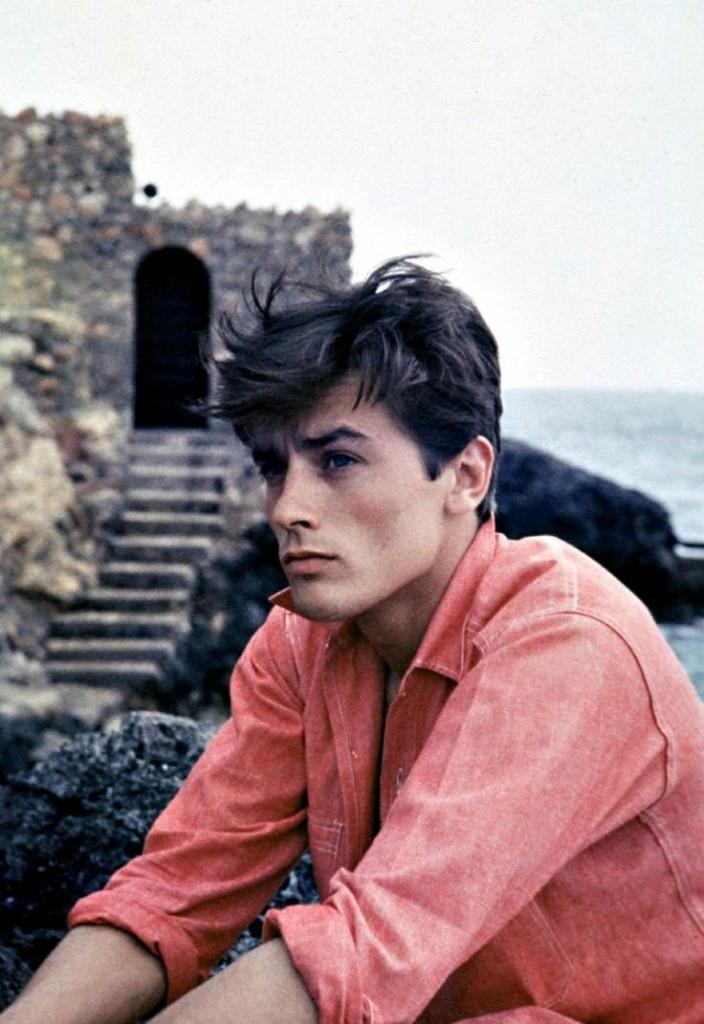
#> input picture lab3_opencv/AlainDelon.jpg, 704 x 1024 px, found by its file name
$ jupyter execute images.ipynb   (Python 2 division)
#> lines starting #> are read from the running program, lines starting #| are printed output that depends on the picture; after the words box and inside, x2 and y2 are one past the last pixel; in counts of white or black regions, pixels touching at a corner belong together
<a href="https://colab.research.google.com/github/SvetlanaKirillova/ML_projects/blob/master/images.ipynb" target="_parent"></a>

[cell 1]
import cv2
import numpy as np
from google.colab.patches import cv2_imshow


img = cv2.imread('/content/drive/My Drive/Colab Notebooks/input/AlainDelon.jpg', cv2.IMREAD_COLOR)
#> img is the input picture: shape (1024, 704, 3); mean B, G, R 138, 134.6, 158.6

#(B, G, B) = img[100, 50]
print(img.shape )
#| (1024, 704, 3)
h, w = img.shape[:2]
#> h = 1024; w = 704
#cv2.imshow(img)
cv2.putText(img, 'Alain', (20, h-50), cv2.FONT_HERSHEY_TRIPLEX , 2, (255, 255, 255) , 2, cv2.LINE_AA)
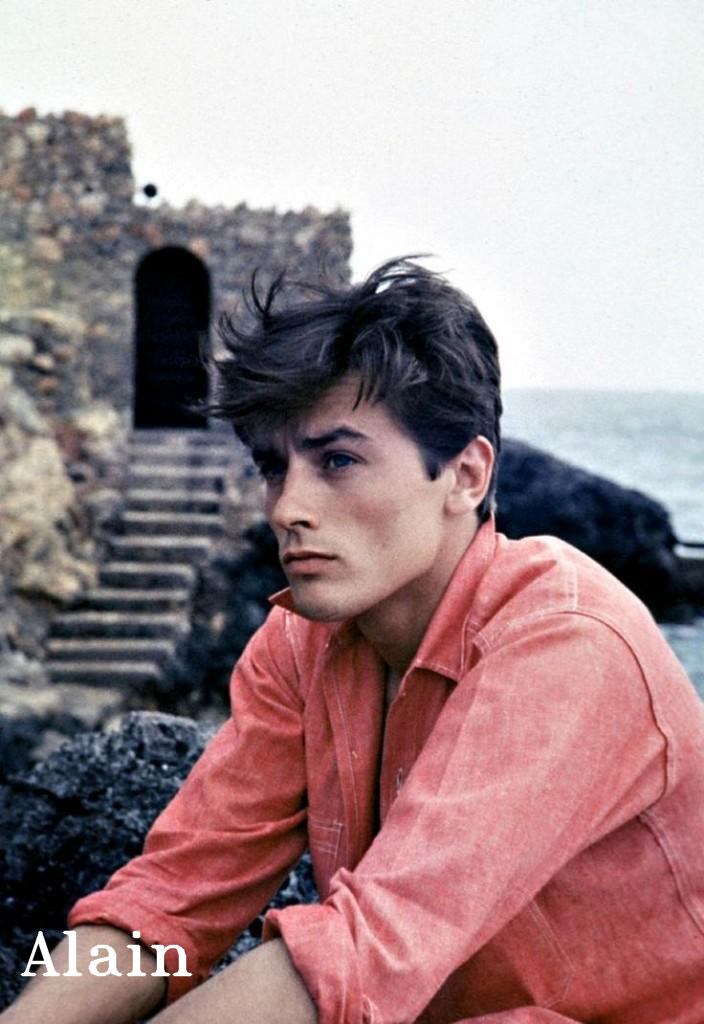
#> img: shape (1024, 704, 3); 0.43% of pixels changed, all inside (x1, y1, x2, y2) = (20, 930, 193, 977)
cv2_imshow(img)
cv2.waitKey(0)
cv2.destroyAllWindows()

[cell 2]
from google.colab import drive
drive.mount('/content/drive')

[cell 3]
img = cv2.imread('/content/drive/My Drive/Colab Notebooks/input/AlainDelon.jpg', 0)
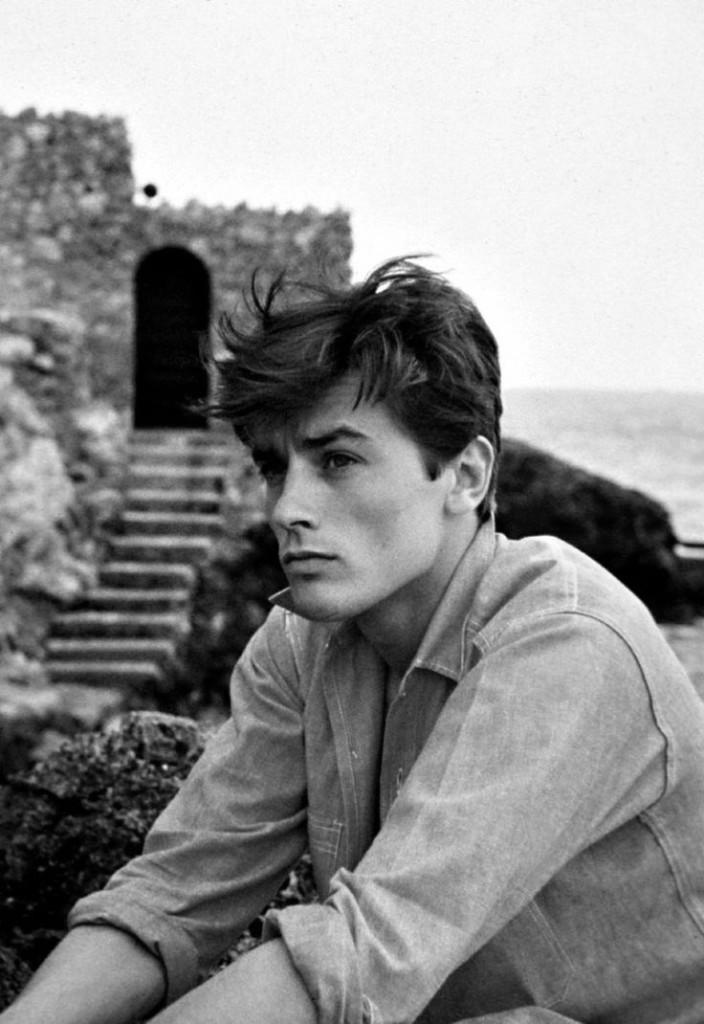
#> img: shape (1024, 704); min 0, max 255, mean 142.2
print(img.shape )
#| (1024, 704)
h, w = img.shape[:2]
cv2.putText(img, 'Alain', (20, h-50), cv2.FONT_HERSHEY_TRIPLEX , 2, (255, 255, 255) , 2, cv2.LINE_AA)
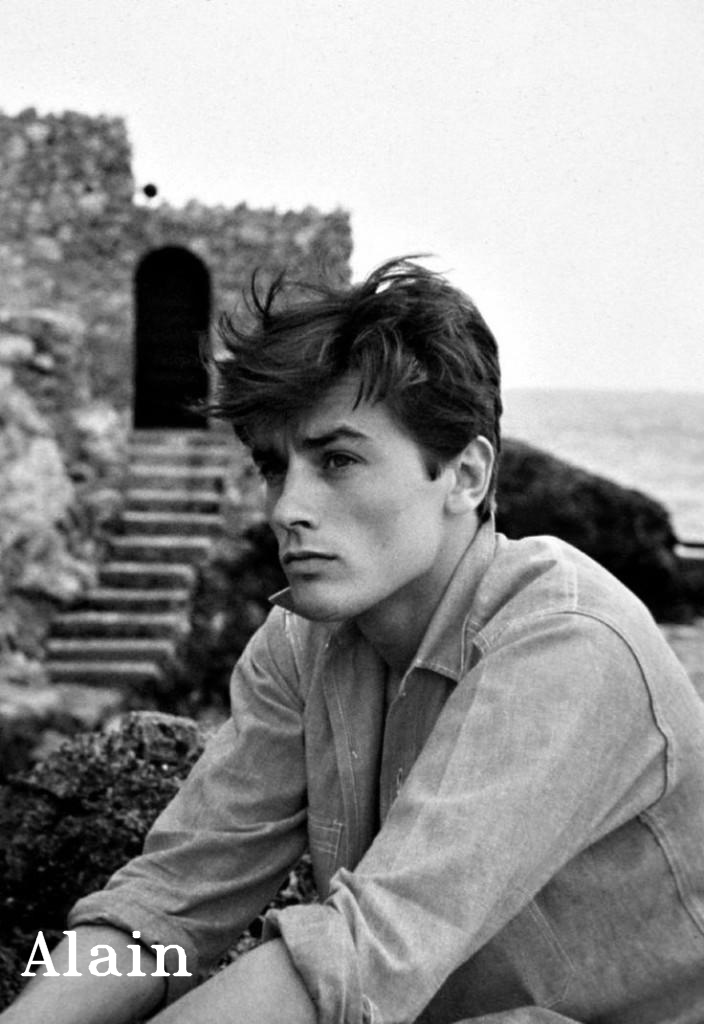
#> img: shape (1024, 704); 0.43% of pixels changed, all inside (x1, y1, x2, y2) = (20, 930, 193, 977)

res = cv2.resize(img, (w/3, h/3), interpolation = cv2.INTER_CUBIC)
cv2_imshow(res)

res2 = cv2.threshold(res, 80, 225, cv2.THRESH_BINARY)
cv2_imshow(res2[1])
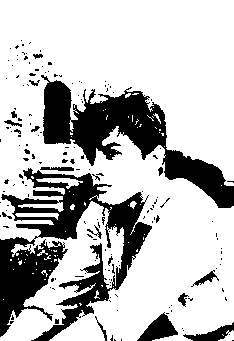
#> shown: shape (341, 234); values 0 (black) and 225 (white), 74.4% white; 165 black regions (147 under 20 px), largest, box (x1, y1, x2, y2) and area: (0, 168, 152, 341) 10182, (41, 75, 234, 208) 7951, (137, 312, 178, 341) 591
cv2.waitKey(0)
cv2.destroyAllWindows()

[cell 4]
img = cv2.imread('/content/drive/My Drive/Colab Notebooks/input/AlainDelon.jpg', 0)
print(img.shape )
#| (1024, 704)
#cv2.imshow(img)
h, w = img.shape[:2]
cv2.putText(img, 'Alain', (20, h-50), cv2.FONT_HERSHEY_TRIPLEX , 2, (255, 255, 255) , 2, cv2.LINE_AA)

img = cv2.resize(img, (w/3, h/3), interpolation = cv2.INTER_CUBIC)

res = cv2.rotate(img, cv2.ROTATE_180)
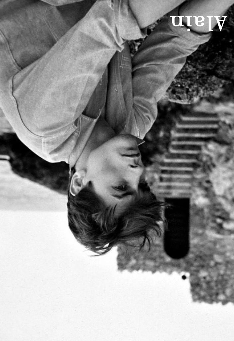
#> res: shape (341, 234); min 0, max 255, mean 142.7
cv2_imshow(res)

[cell 5]
img = cv2.imread('/content/drive/My Drive/Colab Notebooks/input/AlainDelon.jpg', 1)
print(img.shape )
#| (1024, 704, 3)
#cv2.imshow(img)
h, w = img.shape[:2]
cv2.putText(img, 'Alain', (20, h-50), cv2.FONT_HERSHEY_TRIPLEX , 2, (255, 255, 255) , 2, cv2.LINE_AA)

img = cv2.resize(img, (w/3, h/3), interpolation = cv2.INTER_CUBIC)
#> img: shape (341, 234, 3)
center = (w/6,h/6)
#> center = (117, 170)
angle = 45
scale = 1
M = cv2.getRotationMatrix2D(center, angle, scale)
res = cv2.warpAffine(img, M, (w/3, h/3))
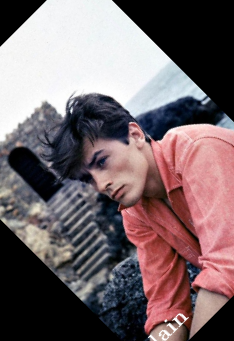
#> res: shape (341, 234, 3); mean B, G, R 106.6, 103.2, 119.3
#print(res)
cv2_imshow(res)

[cell 6]
img = cv2.imread('/content/drive/My Drive/Colab Notebooks/input/AlainDelon.jpg', 1)
print(img.shape )
#| (1024, 704, 3)
#cv2.imshow(img)
h, w = img.shape[:2]
img = cv2.resize(img, (w/3, h/3), interpolation = cv2.INTER_CUBIC)
h, w = img.shape[:2]
#> h = 341; w = 234
cv2.putText(img, 'Alain', (w/20,h-h/20), cv2.FONT_HERSHEY_TRIPLEX , 1, (255, 255, 255) , 2, cv2.LINE_AA)
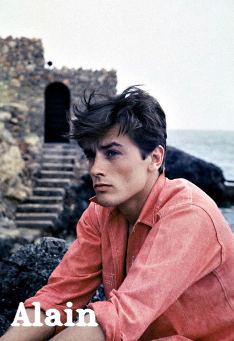
#> img: shape (341, 234, 3); mean B, G, R 140, 136.6, 160.1


print(img.shape )
#| (341, 234, 3)
points1 = np.float32([[50,50],[100, 50],[50, 100]])
points2 = np.float32([[60,55],[125, 60],[15, 80]])

M_trl = np.float32([[1,0,w/2+75],[0,1, 0]])
#> M_trl = [[1, 0, 192], [0, 1, 0]]
res = cv2.warpAffine(img,M_trl,(w*3, h))
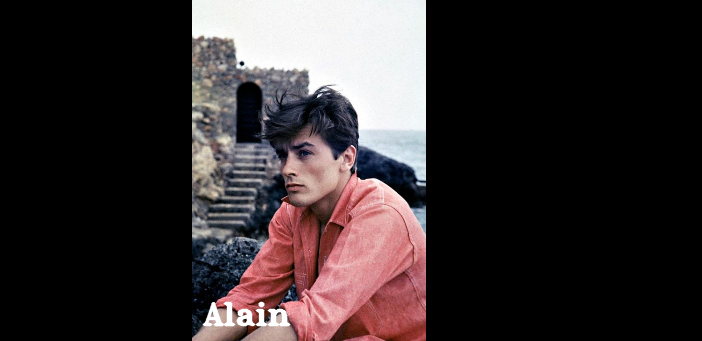
#> res: shape (341, 702, 3); mean B, G, R 46.7, 45.5, 53.4

M_trf = cv2.getAffineTransform(points1, points2)
res = cv2.warpAffine(res, M_trf, (w*3, h))
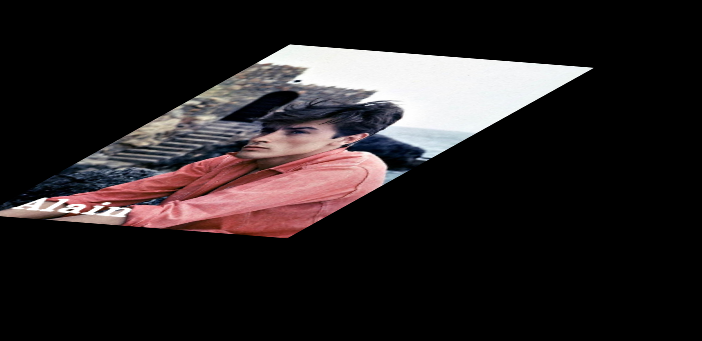
#> res: shape (341, 702, 3); mean B, G, R 34.5, 33.7, 39.5

#print(h1, w2)
cv2_imshow(res)

[cell 7]
import matplotlib.pyplot as plt
import matplotlib.image as mpimg

img = mpimg.imread('/content/drive/My Drive/Colab Notebooks/input/AlainDelon.jpg')
#> img: shape (1024, 704, 3)
#print(img)
#imgplot = plt.imshow(img)
#plt.savefig('alen.png', bbox_inches='tight', pad_inches=0)

fig=plt.figure()
#ax=fig.add_subplot(1,1,1)
plt.axis('off')
imgplot = plt.imshow(img)
plt.savefig('alen.png', bbox_inches='tight', pad_inches=0)
plt.imshow(img)
